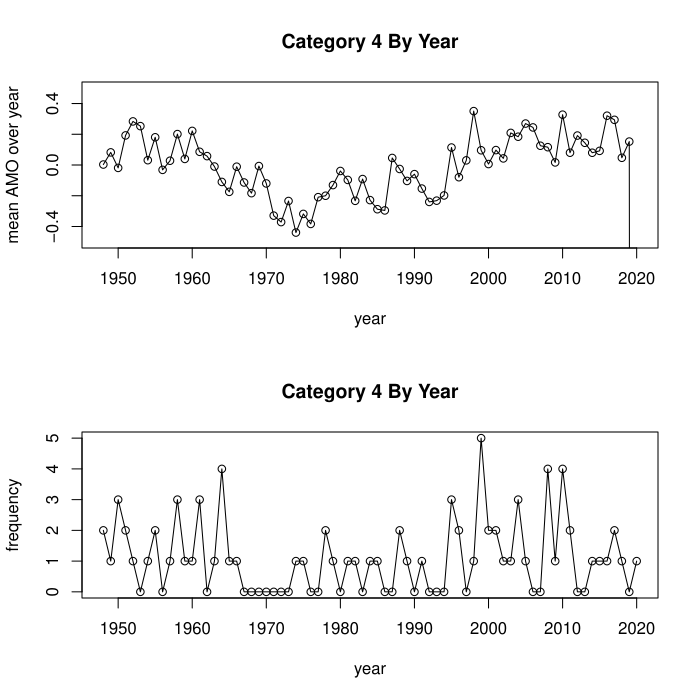

R code for this plot:
################################################################################################
## read year-wise index data
df_amo_year = read.csv('data/amo_by_year.csv', header = TRUE, sep = "\t")
df_amo_year$avg = rowMeans(df_amo_year[,c(-1)])
head(df_amo_year)

## read category 4 year-wise data
df_cat4_year_full = read.csv('data/category4_by_year.csv', header = TRUE, sep = "\t")
df_cat4_year = df_cat4_year_full[df_cat4_year_full$Year > 1947,]
head(df_cat4_year)

# category 4 year-wise analysis
par(mfrow=c(2,1))
plot(df_amo_year$Year, df_amo_year$avg, type="o", xlab="year", ylab="mean AMO over year", 
	main="Category 4 By Year", ylim=c(-0.5,0.5))
plot(df_cat4_year$Year, df_cat4_year$Frequency, type="o", xlab="year", ylab="frequency", main="Category 4 By Year")

print('------------------ category 4 year-wise correlation test -----------------------------')
cor.test(df_amo_year$avg, df_cat4_year$Frequency, method = "pearson")
cor.test(df_amo_year$avg, df_cat4_year$Frequency, method = "kendall")
cor.test(df_amo_year$avg, df_cat4_year$Frequency, method = "spearman")

## read category 5 year-wise data
df_cat5_year_full = read.csv('data/category5_by_year.csv', header = TRUE, sep = "\t")
df_cat5_year = df_cat5_year_full[df_cat5_year_full$Year > 1947,]
head(df_cat5_year)

# category 5 year-wise analysis
par(mfrow=c(2,1))
plot(df_amo_year$Year, df_amo_year$avg, type="o", xlab="year", ylab="mean AMO over year", 
	main="Category 5 By Year", ylim=c(-0.5,0.5))
plot(df_cat5_year$Year, df_cat5_year$Frequency, type="o", xlab="year", ylab="frequency", main="Category 5 By Year")

print('------------------ category 5 year-wise correlation test -----------------------------')
cor.test(df_amo_year$avg, df_cat5_year$Frequency, method = "pearson")
cor.test(df_amo_year$avg, df_cat5_year$Frequency, method = "kendall")
cor.test(df_amo_year$avg, df_cat5_year$Frequency, method = "spearman")


#################################################################################################
## read decade-wise index data
df_amo_decade = read.csv('data/amo_by_decade.csv', header = TRUE, sep = "\t")
head(df_amo_decade)

## read category4 decade-wise data
df_cat4_decade_full = read.csv('data/category4_by_decade.csv', header = TRUE, sep = "\t")
df_cat4_decade = df_cat4_decade_full[df_cat4_decade_full$Decade > 1930,]
head(df_cat4_decade)

# category 4 decade-wise analysis
plot(df_amo_decade$Decade, df_amo_decade$AvgIndex, type="o", xlab="decade", ylab="mean AMO over decade", 
	main="Category 4 By Decade", ylim=c(-0.5,0.5))
plot(df_cat4_decade$Decade, df_cat4_decade$Frequency, type="o", xlab="decade", ylab="frequency over decade", 
	main="Category 4 By Decade")

print('------------------ category 4 decade-wise correlation test -----------------------------')
cor.test(df_amo_decade$AvgIndex, df_cat4_decade$Frequency, method = "pearson")
cor.test(df_amo_decade$AvgIndex, df_cat4_decade$Frequency, method = "kendall")
cor.test(df_amo_decade$AvgIndex, df_cat4_decade$Frequency, method = "spearman")

## read category 5 decade-wise data
df_cat5_decade_full = read.csv('data/category5_by_decade.csv', header = TRUE, sep = "\t")
df_cat5_decade = df_cat5_decade_full[df_cat5_decade_full$Decade > 1930,]
head(df_cat5_decade)

# category 5 decade-wise analysis
par(mfrow=c(2,1))
plot(df_amo_decade$Decade, df_amo_decade$AvgIndex, type="o", xlab="decade", 
	ylab="mean AMO over decade", main="Category 5 By decade", ylim=c(-1,1))
plot(df_cat5_decade$Decade, '^'(df_cat5_decade$Frequency, (1/2)), type="o", xlab="decade", 
	ylab="sq. root of frequency over decade", main="Category 5 By decade")

print('------------------ category 5 decade-wise correlation test -----------------------------')
cor.test(df_amo_decade$AvgIndex, '^'(df_cat5_decade$Frequency, (1/2)), method = "pearson")
cor.test(df_amo_decade$AvgIndex, '^'(df_cat5_decade$Frequency, (1/2)), method = "kendall")
cor.test(df_amo_decade$AvgIndex, '^'(df_cat5_decade$Frequency, (1/2)), method = "spearman")
